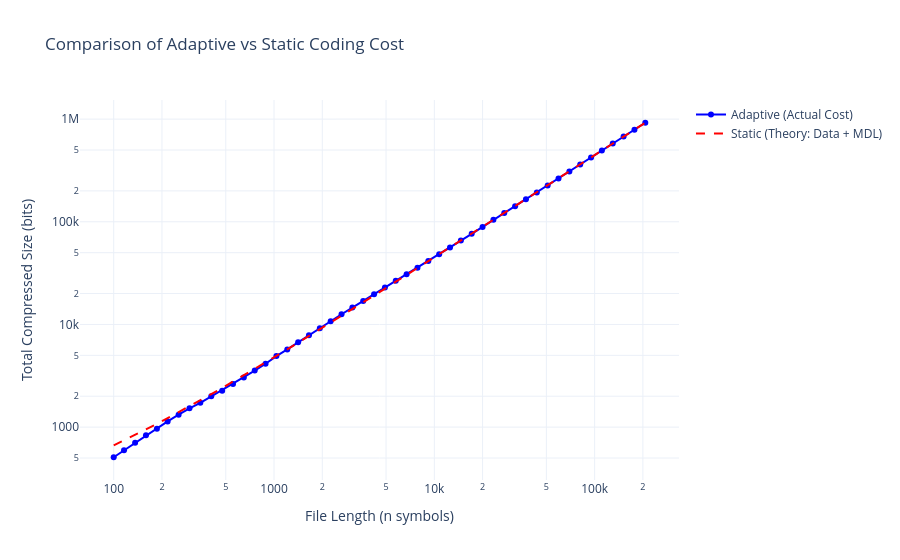

The code cell stored with this chart in its notebook:
### Code cell
import plotly.graph_objects as go
import numpy as np

# ... (Assuming your 'lengths', 'adaptive_y', and 'static_y' lists are already calculated from your previous code) ...

# Create the figure
fig = go.Figure()

# Add Adaptive Trace
fig.add_trace(
    go.Scatter(
        x=lengths,
        y=adaptive_y,
        mode="lines+markers",
        name="Adaptive (Actual Cost)",
        line=dict(color="blue"),
        hovertemplate="<b>Length (n):</b> %{x}<br><b>Total Bits:</b> %{y:.0f}<br><b>Bits/Symbol:</b> %{customdata:.2f} bits<extra></extra>",
        customdata=[
            y / x for x, y in zip(lengths, adaptive_y)
        ],  # Passes bits/symbol to hover
    )
)

# Add Static Trace
fig.add_trace(
    go.Scatter(
        x=lengths,
        y=static_y,
        mode="lines",
        name="Static (Theory: Data + MDL)",
        line=dict(color="red", dash="dash"),
        hovertemplate="<b>Length (n):</b> %{x}<br><b>Total Bits:</b> %{y:.0f}<br><b>Bits/Symbol:</b> %{customdata:.2f} bits<extra></extra>",
        customdata=[y / x for x, y in zip(lengths, static_y)],
    )
)

# Update Layout for Log-Log scale
fig.update_layout(
    title="Comparison of Adaptive vs Static Coding Cost",
    xaxis_title="File Length (n symbols)",
    yaxis_title="Total Compressed Size (bits)",
    xaxis_type="log",
    yaxis_type="log",
    template="plotly_white",
    hovermode="x unified",  # Shows both values when you hover over an x-coordinate
)

fig.show()

### Figure 1 — Plotly figure (JSON) as saved in the notebook; plotly's stock layout.template omitted (floating-point values rounded to 4 significant figures)
{"data": [{"customdata": [5.086, 5.124, 5.185, 5.237, 5.188, 5.234, 5.208, 5.137, 4.968, 4.908, 4.763, 4.745, 4.694, 4.683, 4.68, 4.752, 4.721, 4.744, 4.763, 4.758, 4.769, 4.765, 4.733, 4.698, 4.687, 4.657, 4.633, 4.599, 4.548, 4.524, 4.498, 4.482, 4.485, 4.456, 4.453, 4.469, 4.449, 4.448, 4.441, 4.428, 4.435, 4.431, 4.452, 4.447, 4.442, 4.444, 4.453, 4.458, 4.449, 4.452], "hovertemplate": "<b>Length (n):</b> %{x}<br><b>Total Bits:</b> %{y:.0f}<br><b>Bits/Symbol:</b> %{customdata:.2f} bits<extra></extra>", "line": {"color": "blue"}, "mode": "lines+markers", "name": "Adaptive (Actual Cost)", "type": "scatter", "x": [100, 116, 136, 159, 186, 217, 254, 297, 347, 406, 475, 555, 648, 758, 886, 1035, 1210, 1414, 1652, 1931, 2256, 2637, 3082, 3601, 4209, 4918, 5748, 6717, 7850, 9174, 10721, 12528, 14641, 17110, 19995, 23367, 27307, 31912, 37293, 43581, 50930, 59519, 69555, 81283, 94990, 111007, 129726, 151601, 177164, 207039], "y": [508.6, 594.4, 705.1, 832.8, 964.9, 1136.0, 1323.0, 1526.0, 1724.0, 1992.0, 2263.0, 2634.0, 3042.0, 3550.0, 4146.0, 4918.0, 5712.0, 6708.0, 7868.0, 9188.0, 10760.0, 12560.0, 14590.0, 16920.0, 19730.0, 22900.0, 26630.0, 30890.0, 35700.0, 41500.0, 48220.0, 56150.0, 65660.0, 76240.0, 89040.0, 104400.0, 121500.0, 142000.0, 165600.0, 193000.0, 225900.0, 263700.0, 309700.0, 361400.0, 421900.0, 493300.0, 577600.0, 675900.0, 788100.0, 921700.0]}, {"customdata": [6.642, 6.401, 6.17, 5.968, 5.787, 5.63, 5.488, 5.363, 5.252, 5.154, 5.068, 4.992, 4.926, 4.866, 4.815, 4.769, 4.729, 4.694, 4.663, 4.636, 4.613, 4.592, 4.574, 4.558, 4.544, 4.532, 4.522, 4.512, 4.504, 4.497, 4.491, 4.486, 4.481, 4.477, 4.473, 4.47, 4.468, 4.465, 4.463, 4.462, 4.46, 4.459, 4.457, 4.456, 4.456, 4.455, 4.454, 4.454, 4.453, 4.453], "hovertemplate": "<b>Length (n):</b> %{x}<br><b>Total Bits:</b> %{y:.0f}<br><b>Bits/Symbol:</b> %{customdata:.2f} bits<extra></extra>", "line": {"color": "red", "dash": "dash"}, "mode": "lines", "name": "Static (Theory: Data + MDL)", "type": "scatter", "x": [100, 116, 136, 159, 186, 217, 254, 297, 347, 406, 475, 555, 648, 758, 886, 1035, 1210, 1414, 1652, 1931, 2256, 2637, 3082, 3601, 4209, 4918, 5748, 6717, 7850, 9174, 10721, 12528, 14641, 17110, 19995, 23367, 27307, 31912, 37293, 43581, 50930, 59519, 69555, 81283, 94990, 111007, 129726, 151601, 177164, 207039], "y": [664.2, 742.5, 839.1, 948.9, 1076.0, 1222.0, 1394.0, 1593.0, 1823.0, 2093.0, 2407.0, 2771.0, 3192.0, 3689.0, 4266.0, 4936.0, 5722.0, 6637.0, 7704.0, 8953.0, 10410.0, 12110.0, 14100.0, 16410.0, 19130.0, 22290.0, 25990.0, 30310.0, 35360.0, 41260.0, 48150.0, 56200.0, 65610.0, 76600.0, 89450.0, 104500.0, 122000.0, 142500.0, 166400.0, 194400.0, 227100.0, 265400.0, 310000.0, 362200.0, 423200.0, 494500.0, 577800.0, 675200.0, 788900.0, 921900.0]}], "layout": {"hovermode": "x unified", "title": {"text": "Comparison of Adaptive vs Static Coding Cost"}, "xaxis": {"title": {"text": "File Length (n symbols)"}, "type": "log"}, "yaxis": {"title": {"text": "Total Compressed Size (bits)"}, "type": "log"}}}
